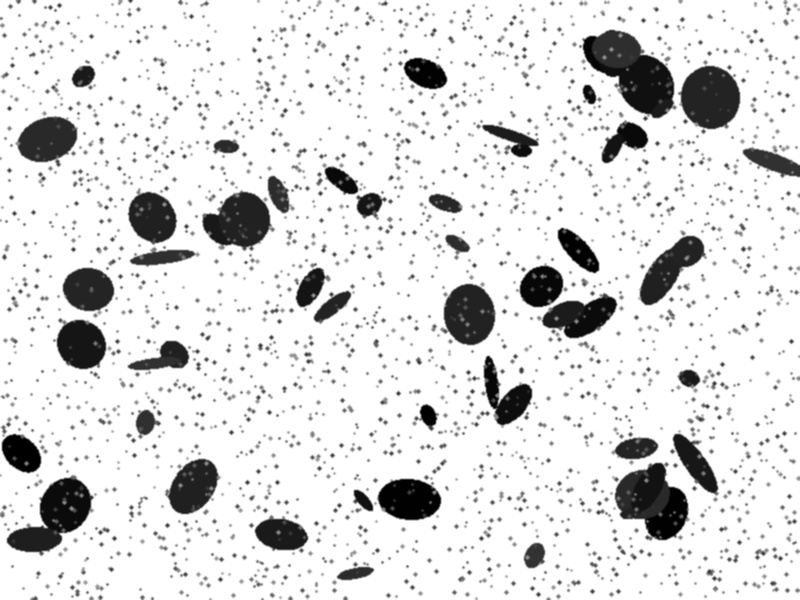
#> input picture Testovani_na_syntetickych_snimcich/Prakticka_cast - Detekce castic/Komplexnejsi/synteticke_castice.jpg, 800 x 600 px
$ python Komplexnejsi_reseni.py
#> lines starting #> are read from the running program, lines starting #| are printed output that depends on the picture; after the words box and inside, x2 and y2 are one past the last pixel; in counts of white or black regions, pixels touching at a corner belong together
import cv2
import numpy as np

# Hodně podobný jednoduššímu řešení s malými změny
# Hlavní algoritmus je Watershed pro rozdělení dotýkajících se částic (teoreticky)

def vyhodnoceni(cesta_k_obrazku):
#> called with cesta_k_obrazku = 'synteticke_castice.jpg'
    print(f"Načítám a analyzuji: {cesta_k_obrazku}...")
    img = cv2.imread("synteticke_castice.jpg")
#> img is the input picture: shape (600, 800, 3); min 0, max 255, mean 221.8
    if img is None:
        print("Chyba: Obrázek nenalezen.")
        return

    vizualizace_img = img.copy()
    gray = cv2.cvtColor(img, cv2.COLOR_BGR2GRAY)

    # Prahování
    ret, thresh = cv2.threshold(gray, 0, 255, cv2.THRESH_BINARY_INV + cv2.THRESH_OTSU)
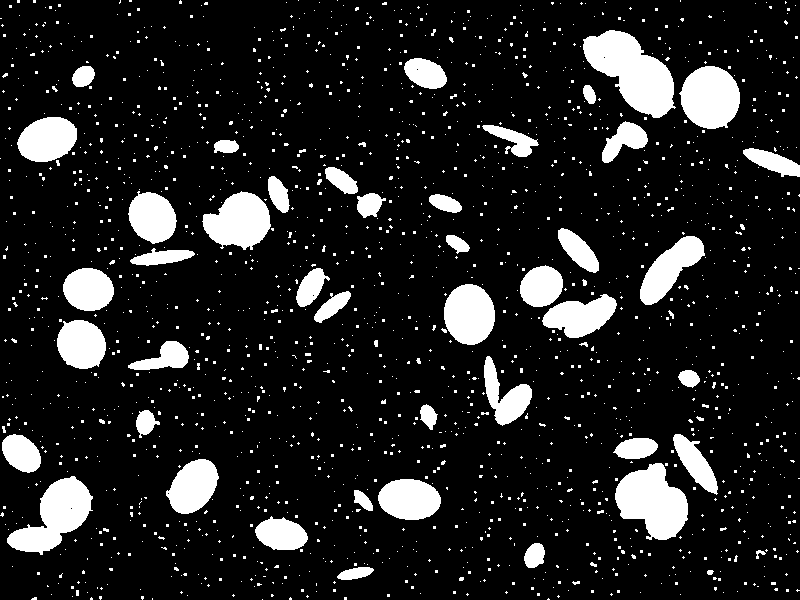
#> thresh: shape (600, 800); 13.4% white; 1881 white regions (1817 under 20 px), largest, box (x1, y1, x2, y2) and area: (583, 30, 676, 118) 4526, (615, 463, 688, 540) 3675, (7, 476, 93, 555) 3319
#> ret = 148

    # Odstranění šumu - otevření
    kernel = np.ones((3, 3), np.uint8)
    opening = cv2.morphologyEx(thresh, cv2.MORPH_OPEN, kernel, iterations=2)
#> opening: shape (600, 800); 11.3% white; 43 white regions, largest, box (x1, y1, x2, y2) and area: (583, 30, 674, 118) 4493, (615, 463, 688, 540) 3649, (7, 477, 91, 552) 3285

    # Příprava Watershed
    sure_bg = cv2.dilate(opening, kernel, iterations=3)
#> sure_bg: shape (600, 800); 16.1% white; 39 white regions, largest, box (x1, y1, x2, y2) and area: (580, 27, 677, 121) 5611, (517, 263, 619, 341) 4590, (612, 460, 691, 543) 4590
    dist_transform = cv2.distanceTransform(opening, cv2.DIST_L2, 5)
    faktor_separace = 0.2
    ret, sure_fg = cv2.threshold(dist_transform, faktor_separace * dist_transform.max(), 255, 0)
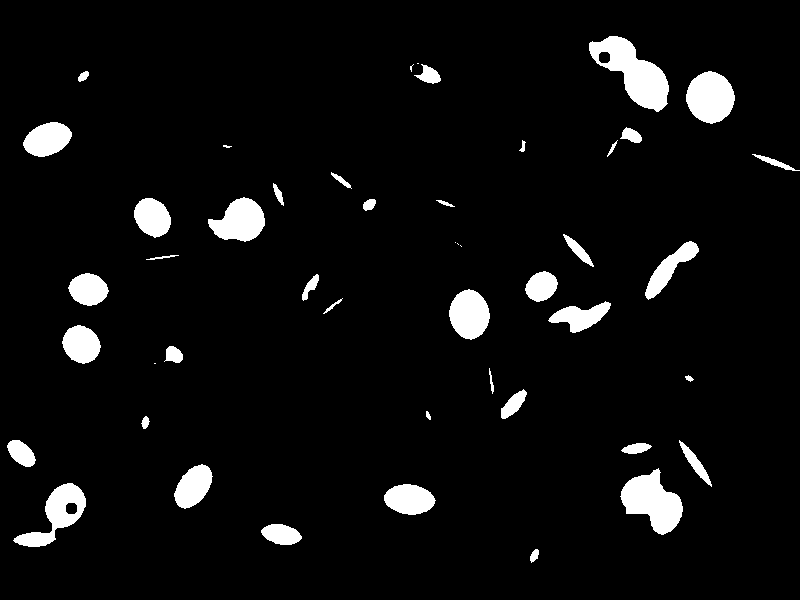
#> sure_fg: shape (600, 800) float32; 5.5% white; 47 white regions (7 under 20 px), largest, box (x1, y1, x2, y2) and area: (589, 36, 669, 112) 2864, (620, 468, 683, 535) 2384, (686, 71, 735, 124) 1933
#> ret = 5.87
    cv2.imshow("DEBUG: Nalezene stredy (seeds)", sure_fg)

    sure_fg = np.uint8(sure_fg)
    unknown = cv2.subtract(sure_bg, sure_fg)
#> unknown: shape (600, 800); 10.6% white; 41 white regions, largest, box (x1, y1, x2, y2) and area: (517, 263, 619, 341) 2866, (580, 27, 677, 121) 2638, (200, 174, 292, 251) 2575

    # Značky (markery
    ret, markers = cv2.connectedComponents(sure_fg)
#> markers: shape (600, 800) int32; 48 distinct labels, from 0 to 47
#> ret = 48
    markers = markers + 1
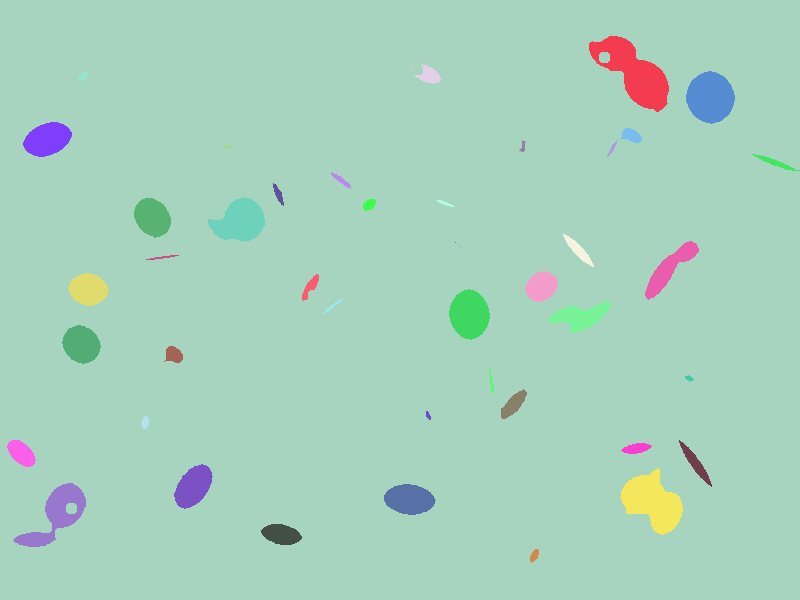
#> markers: shape (600, 800) int32; 48 distinct labels, from 1 to 48; one colour per label, 0 black
    markers[unknown == 255] = 0

    # Watershed algoritmus
    markers = cv2.watershed(img, markers)
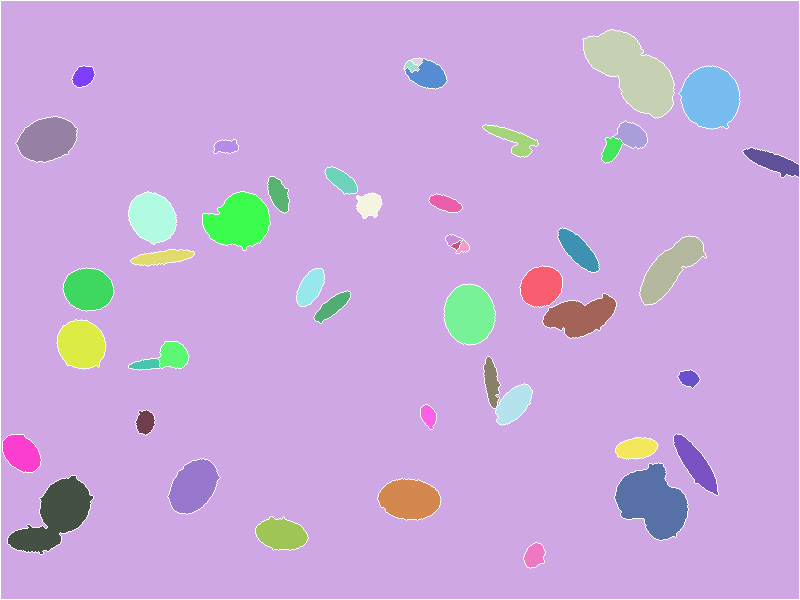
#> markers: shape (600, 800) int32; 49 distinct labels, from -1 to 48; one colour per label, 0 black, -1 white

    # Analýza dat
    plochy = []
    finalni_kontury = []
    unique_markers = np.unique(markers)
#> unique_markers = 49 values from -1 to 48

    for marker_id in unique_markers:
        if marker_id <= 1: continue

        mask = np.zeros(gray.shape, dtype=np.uint8)
        mask[markers == marker_id] = 255
        cnts, _ = cv2.findContours(mask, cv2.RETR_EXTERNAL, cv2.CHAIN_APPROX_SIMPLE)

        if len(cnts) > 0:
            c = cnts[0]
            area = cv2.contourArea(c)
            # Filtrace šumu
            if area > 10:
                plochy.append(area)
                finalni_kontury.append(c)
#> this loop made 49 passes
#> area on passes 3 to 14: 4229, 35, 67.5, 676, 308, 2746, 1905, 526.5, 573.5, 295, 213, 728.5
#> marker_id on pass 1: -1
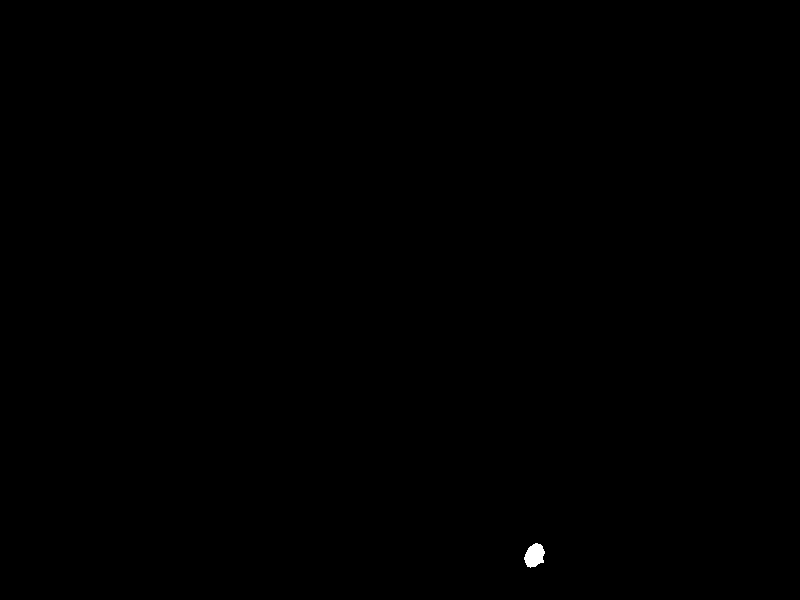
#> mask: shape (600, 800); 0.08% white; 1 white region
#> after the loop, finalni_kontury = 47 contours; largest, box (x1, y1, x2, y2) and area: (583, 30, 674, 118) 4229, (615, 463, 688, 540) 3418, (8, 476, 93, 554) 3045, (679, 66, 740, 129) 2746, (203, 192, 270, 250) 2520; plochy = 47 values, max 4229 at index 0, min 29 at index 21, mean 1030.5

    pocet_castic = len(plochy)
#> pocet_castic = 47
    print(f"Nalezeno {pocet_castic} objektů.")
#| Nalezeno 47 objektů.

    # Klasifikace a vykreslení
    if pocet_castic > 0:
        hranice_mala = np.percentile(plochy, 33)
#> hranice_mala = 438.4
        hranice_stredni = np.percentile(plochy, 66)
#> hranice_stredni = 1089

        skupina_mala = 0
        skupina_stredni = 0
        skupina_velka = 0

        for cnt, area in zip(finalni_kontury, plochy):
            if area <= hranice_mala:
                color = (0, 255, 0)
                skupina_mala += 1
            elif area <= hranice_stredni:
                color = (255, 0, 0)
                skupina_stredni += 1
            else:
                color = (0, 0, 255)
                skupina_velka += 1

            cv2.drawContours(vizualizace_img, [cnt], -1, color, 2)
#> this loop made 47 passes
#> (area, color) on passes 1 to 12: (4229, (0, 0, 255)), (35, (0, 255, 0)), (67.5, (0, 255, 0)), (676, (255, 0, 0)), (308, (0, 255, 0)), (2746, (0, 0, 255)), (1905, (0, 0, 255)), (526.5, (255, 0, 0)), (573.5, (255, 0, 0)), (295, (0, 255, 0)), (213, (0, 255, 0)), (728.5, (255, 0, 0))
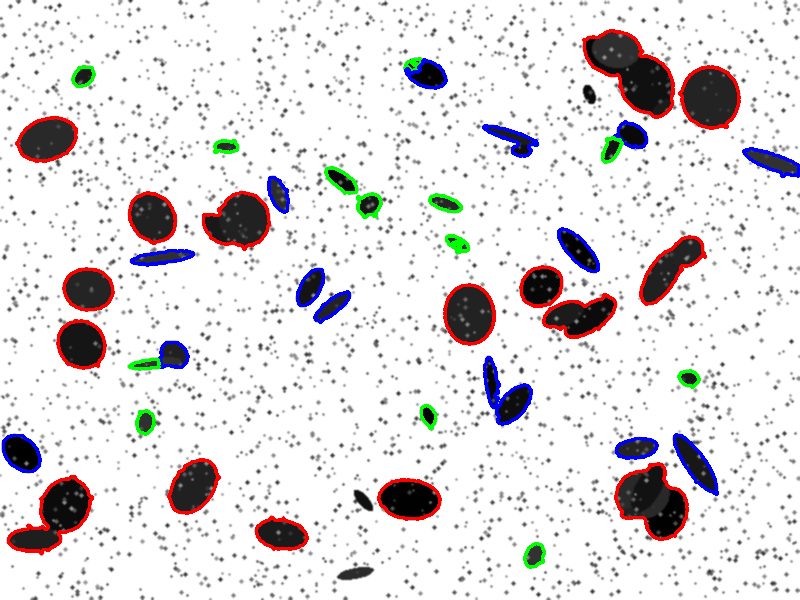
#> vizualizace_img: shape (600, 800, 3); mean B, G, R 221.5, 220, 223.8
#> after the loop, skupina_mala = 16; skupina_stredni = 15; skupina_velka = 16

        # Prezentace výsledků
        info_img = np.ones((400, 500, 3), dtype=np.uint8) * 255
        font = cv2.FONT_HERSHEY_SIMPLEX
#> font = 0

        cv2.putText(info_img, "Vysledky analyzy", (30, 50), font, 0.8, (0, 0, 0), 2)
#> info_img: shape (400, 500, 3); 99.3% white; 15 black regions, largest, box (x1, y1, x2, y2) and area: (93, 32, 106, 52) 128, (109, 32, 121, 52) 117, (30, 32, 46, 52) 111
        cv2.putText(info_img, f"Nalezeno: {pocet_castic}", (30, 100), font, 0.8, (0, 0, 0), 2)

        cv2.circle(info_img, (30, 150), 10, (0, 255, 0), -1)
        cv2.putText(info_img, f"Male: {skupina_mala}", (50, 155), font, 0.6, (0, 0, 0), 1)

        cv2.circle(info_img, (30, 190), 10, (255, 0, 0), -1)
        cv2.putText(info_img, f"Stredni: {skupina_stredni}", (50, 195), font, 0.6, (0, 0, 0), 1)

        cv2.circle(info_img, (30, 230), 10, (0, 0, 255), -1)
        cv2.putText(info_img, f"Velke: {skupina_velka}", (50, 235), font, 0.6, (0, 0, 0), 1)
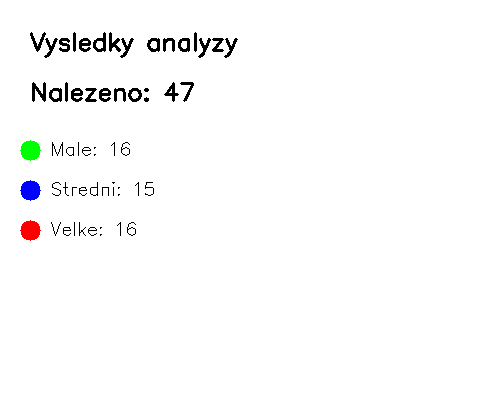
#> info_img: shape (400, 500, 3); mean of channels 0, 1, 2 250.2, 250.2, 250.2; drawn as B, G, R

        cv2.imshow("1 - Detekce", vizualizace_img)
        cv2.imshow("2 - Statistika", info_img)
        cv2.waitKey(0)
        cv2.destroyAllWindows()

# Spuštění funkce
vyhodnoceni('synteticke_castice.jpg')
